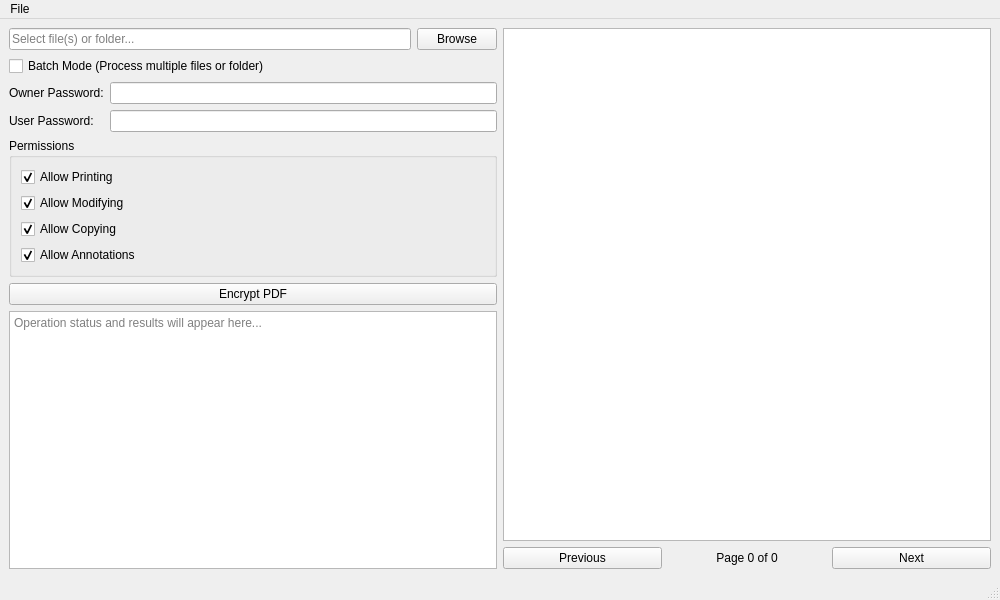
<?xml version='1.0' encoding='utf-8'?>
<ui version="4.0">
 <class>MainWindow</class>
 <widget class="QMainWindow" name="MainWindow">
  <property name="geometry">
   <rect>
    <x>0</x>
    <y>0</y>
    <width>1000</width>
    <height>600</height>
   </rect>
  </property>
  <property name="windowTitle">
   <string>PDF Encryptor</string>
  </property>
  <widget class="QWidget" name="centralwidget">
   <layout class="QHBoxLayout" name="horizontalLayout_3">
    <item>
     <layout class="QVBoxLayout" name="leftLayout">
      <item>
       <layout class="QHBoxLayout" name="horizontalLayout">
        <item>
         <widget class="QLineEdit" name="inputFileEdit">
          <property name="placeholderText">
           <string>Select file(s) or folder...</string>
          </property>
          <property name="readOnly">
           <bool>true</bool>
          </property>
          <property name="rfuLocale_setPlaceholderText" stdset="0">
           <string notr="true">Legacy.s085593ea0e434e26</string>
          </property>
         </widget>
        </item>
        <item>
         <widget class="QPushButton" name="browseButton">
          <property name="text">
           <string>Browse</string>
          </property>
          <property name="rfuLocale_setText" stdset="0">
           <string notr="true">Legacy.s3227aa9666253f7a</string>
          </property>
         </widget>
        </item>
       </layout>
      </item>
      <item>
       <widget class="QCheckBox" name="batchModeCheckbox">
        <property name="text">
         <string>Batch Mode (Process multiple files or folder)</string>
        </property>
        <property name="rfuLocale_setText" stdset="0">
         <string notr="true">Legacy.s86e5aa6c133a6e6f</string>
        </property>
       </widget>
      </item>
      <item>
       <layout class="QFormLayout" name="formLayout">
        <item row="0" column="0">
         <widget class="QLabel" name="ownerPassLabel">
          <property name="text">
           <string>Owner Password:</string>
          </property>
          <property name="rfuLocale_setText" stdset="0">
           <string notr="true">Legacy.s7ecb2d581a5eab00</string>
          </property>
         </widget>
        </item>
        <item row="0" column="1">
         <widget class="QLineEdit" name="ownerPassEdit">
          <property name="echoMode">
           <enum>QLineEdit::Password</enum>
          </property>
         </widget>
        </item>
        <item row="1" column="0">
         <widget class="QLabel" name="userPassLabel">
          <property name="text">
           <string>User Password:</string>
          </property>
          <property name="rfuLocale_setText" stdset="0">
           <string notr="true">Legacy.s1c3bc7f43b1a59c2</string>
          </property>
         </widget>
        </item>
        <item row="1" column="1">
         <widget class="QLineEdit" name="userPassEdit">
          <property name="echoMode">
           <enum>QLineEdit::Password</enum>
          </property>
         </widget>
        </item>
       </layout>
      </item>
      <item>
       <widget class="QGroupBox" name="permissionsGroup">
        <property name="title">
         <string>Permissions</string>
        </property>
        <layout class="QVBoxLayout" name="verticalLayout">
         <item>
          <widget class="QCheckBox" name="printCheck">
           <property name="text">
            <string>Allow Printing</string>
           </property>
           <property name="checked">
            <bool>true</bool>
           </property>
           <property name="rfuLocale_setText" stdset="0">
            <string notr="true">Legacy.s07c486ad8d74e90d</string>
           </property>
          </widget>
         </item>
         <item>
          <widget class="QCheckBox" name="modifyCheck">
           <property name="text">
            <string>Allow Modifying</string>
           </property>
           <property name="checked">
            <bool>true</bool>
           </property>
           <property name="rfuLocale_setText" stdset="0">
            <string notr="true">Legacy.sa5de81cb6e4007d6</string>
           </property>
          </widget>
         </item>
         <item>
          <widget class="QCheckBox" name="copyCheck">
           <property name="text">
            <string>Allow Copying</string>
           </property>
           <property name="checked">
            <bool>true</bool>
           </property>
           <property name="rfuLocale_setText" stdset="0">
            <string notr="true">Legacy.s286b6c4aeeac8b7f</string>
           </property>
          </widget>
         </item>
         <item>
          <widget class="QCheckBox" name="annotateCheck">
           <property name="text">
            <string>Allow Annotations</string>
           </property>
           <property name="checked">
            <bool>true</bool>
           </property>
           <property name="rfuLocale_setText" stdset="0">
            <string notr="true">Legacy.sc9c96fc2fd88c545</string>
           </property>
          </widget>
         </item>
        </layout>
        <property name="rfuLocale_setTitle" stdset="0">
         <string notr="true">Legacy.sabccc78cc93c0793</string>
        </property>
       </widget>
      </item>
      <item>
       <widget class="QPushButton" name="encryptButton">
        <property name="text">
         <string>Encrypt PDF</string>
        </property>
        <property name="rfuLocale_setText" stdset="0">
         <string notr="true">Legacy.s52da3e0745fe6349</string>
        </property>
       </widget>
      </item>
      <item>
       <widget class="QTextEdit" name="outputText">
        <property name="readOnly">
         <bool>true</bool>
        </property>
        <property name="placeholderText">
         <string>Operation status and results will appear here...</string>
        </property>
        <property name="rfuLocale_setPlaceholderText" stdset="0">
         <string notr="true">Legacy.s3a170a5c58931df1</string>
        </property>
       </widget>
      </item>
     </layout>
    </item>
    <item>
     <layout class="QVBoxLayout" name="rightLayout">
      <item>
       <widget class="QGraphicsView" name="previewView">
        <property name="sizePolicy">
         <sizepolicy hsizetype="Expanding" vsizetype="Expanding">
          <horstretch>1</horstretch>
          <verstretch>0</verstretch>
         </sizepolicy>
        </property>
       </widget>
      </item>
      <item>
       <layout class="QHBoxLayout" name="navigationLayout">
        <item>
         <widget class="QPushButton" name="prevButton">
          <property name="text">
           <string>Previous</string>
          </property>
          <property name="rfuLocale_setText" stdset="0">
           <string notr="true">Legacy.sa57b08a480b822a0</string>
          </property>
         </widget>
        </item>
        <item>
         <widget class="QLabel" name="pageLabel">
          <property name="text">
           <string>Page 0 of 0</string>
          </property>
          <property name="alignment">
           <set>Qt::AlignCenter</set>
          </property>
          <property name="rfuLocale_setText" stdset="0">
           <string notr="true">Legacy.s3471f557170a112d</string>
          </property>
         </widget>
        </item>
        <item>
         <widget class="QPushButton" name="nextButton">
          <property name="text">
           <string>Next</string>
          </property>
          <property name="rfuLocale_setText" stdset="0">
           <string notr="true">Legacy.s1ff57a29d7c9d11b</string>
          </property>
         </widget>
        </item>
       </layout>
      </item>
     </layout>
    </item>
   </layout>
  </widget>
  <widget class="QMenuBar" name="menubar">
   <property name="geometry">
    <rect>
     <x>0</x>
     <y>0</y>
     <width>1000</width>
     <height>27</height>
    </rect>
   </property>
   <widget class="QMenu" name="menuFile">
    <property name="title">
     <string>File</string>
    </property>
    <addaction name="actionExit" />
    <property name="rfuLocale_setTitle" stdset="0">
     <string notr="true">Legacy.s50009ce1da4d15e1</string>
    </property>
   </widget>
   <addaction name="menuFile" />
  </widget>
  <widget class="QStatusBar" name="statusbar" />
  <action name="actionExit">
   <property name="text">
    <string>Exit</string>
   </property>
   <property name="shortcut">
    <string>Ctrl+Q</string>
   </property>
   <property name="rfuLocale_setText" stdset="0">
    <string notr="true">Legacy.sd17d84a604994b72</string>
   </property>
  </action>
  <property name="rfuLocale_setWindowTitle" stdset="0">
   <string notr="true">Legacy.s2560f8a8fdcfca2c</string>
  </property>
 </widget>
 <resources />
 <connections />
</ui>
